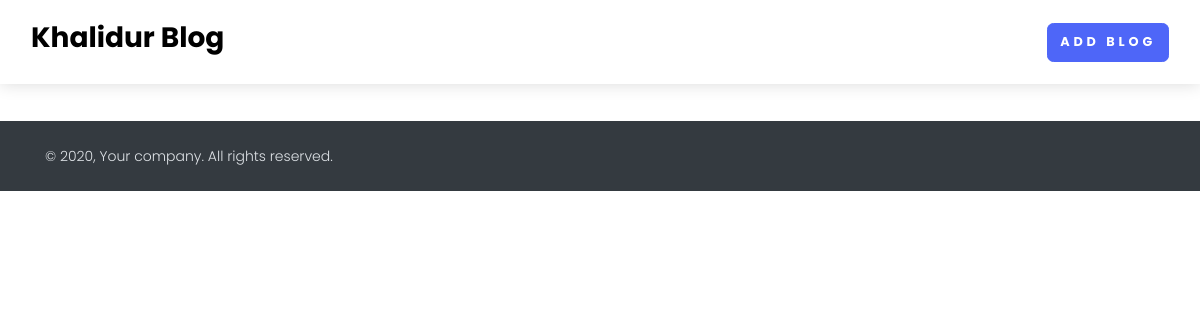
The page /blog-detail/forrrdalywithout-picturej78jb on the database as committed earlier.
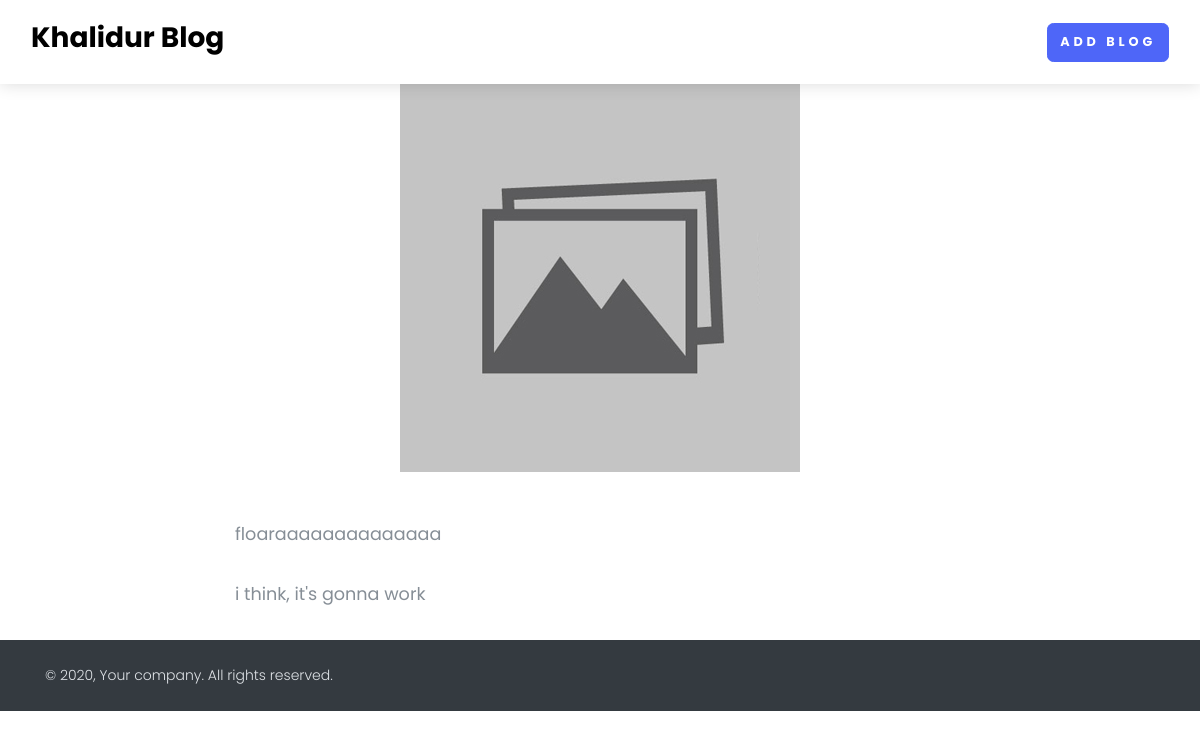
The same page on the database as committed later.
### home/models.py (models this page shows, shortened)
class BlogModel(models.Model):
    title = models.CharField(max_length=200)
    content = FroalaField()
    user = models.ForeignKey(
        User, on_delete=models.CASCADE)
    slug = models.SlugField(max_length=700, unique=True)
    created_at = models.DateTimeField(auto_now_add=True)
    modified_at = models.DateTimeField(auto_now=True)
    image = models.ImageField(default='default.jpg', upload_to='blog')

### home/views.py (the view)
# urls.py: path('blog-detail/<slug:slug>', blog_detail, name='blog_detail'),
def blog_detail(request, slug):
    context = {}
    try:
        blog_obj = BlogModel.objects.filter(slug=slug).first()
        context['blog_obj'] = blog_obj
    except Exception as e:
        print(e)
    return render(request, 'home/blog_detail.html', context)

### home/templates/home/blog_detail.html
{% extends 'home/base.html' %}
{% block content %}
<section>
    <div class="container">
        <div class="row text-center">
            <div class="col-xl-10 mx-auto"><img class="img-fluid mb-5" src="/media/{{ blog_obj.image }}" alt=""></div>
        </div>
        <div class="row">
            <div class="col-xl-8 col-lg-10 mx-auto">
                <div class="text-content">
                    {{ blog_obj.content|safe }}
                </div>
            </div>
        </div>
    </div>
    {% endblock %}

Rows that differ between the two databases and show on the page:
now on this page (row edited): BlogModel: image (placeholder picture), content "floaraaaaaaaaaaaaaa i think, it's gonna work"
